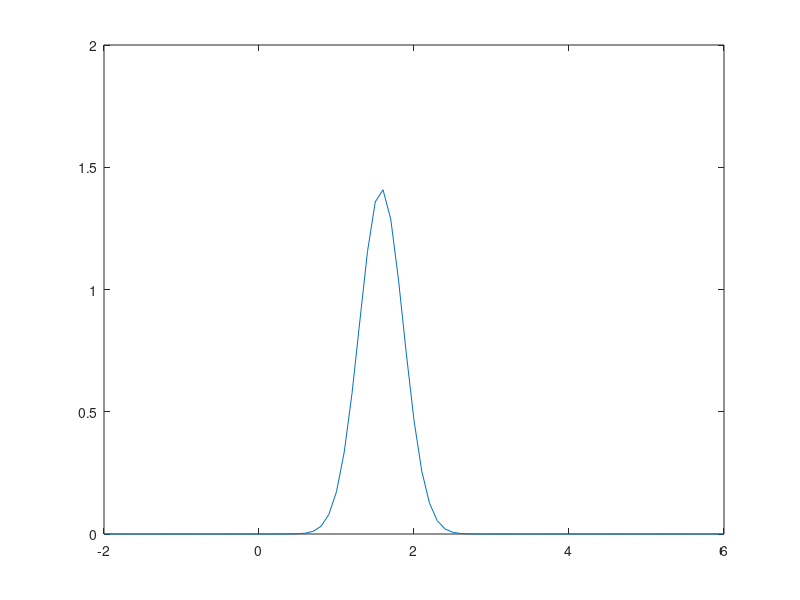
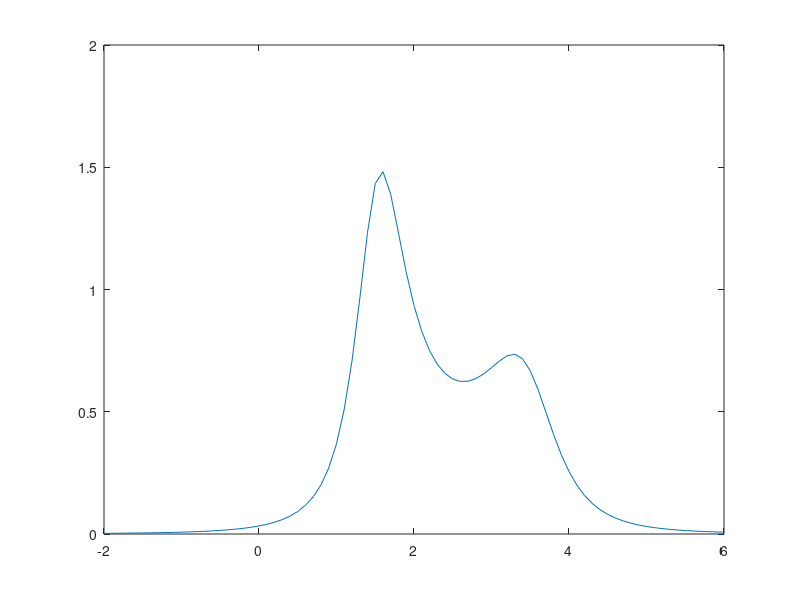

The MATLAB source for these figures, in order:

xs = [1.1 1.9]; nx = length(xs);
ys = [2.9 4.1]; ny = length(ys);
xbar = mean(xs);
ybar = mean(ys);
sx = sum((xs - xbar).^2)/nx;
sy = sum((ys - ybar).^2)/ny;

% MLE
lamx = 1/sx;
lamy = 1/sy;
postPrec = (nx*lamx + ny*lamy);
theta = (xbar*nx*lamx + ybar*ny*lamy)/postPrec
postVar = 1/postPrec
% iterate the fixed point equations
for iter=1:10
  lamx = nx/sum((xs-theta).^2);
  lamy = ny/sum((ys-theta).^2);
  theta = (xbar*nx*lamx + ybar*ny*lamy)/(nx*lamx + ny*lamy);
end  
theta
postVar = 1/(nx*lamx + ny*lamy)
figure;
gridTheta = -2:0.1:6;
plot(gridTheta, normpdf(gridTheta, theta, sqrt(postVar)));


% Bayesian analysis
fx = (gridTheta-xbar).^2 + sx;
fy = (gridTheta-ybar).^2 + sy;
post = (1./fx) .* (1./fy);
figure; plot(gridTheta, post);
